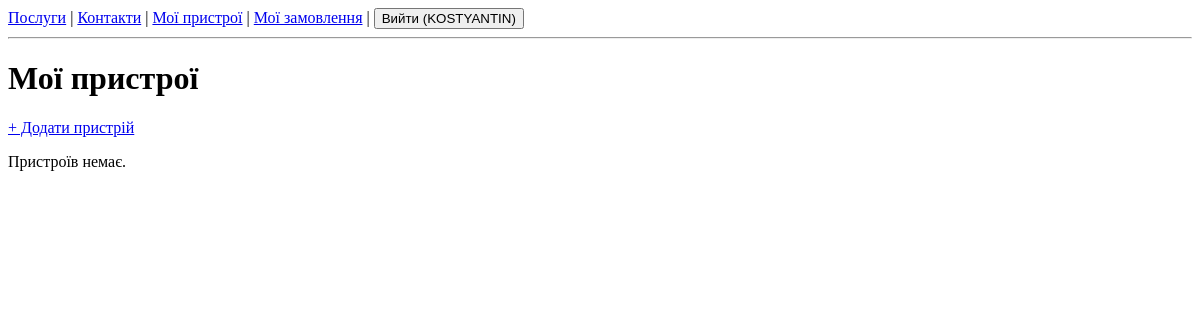
Before: /devices/ (signed in) with the older database file.
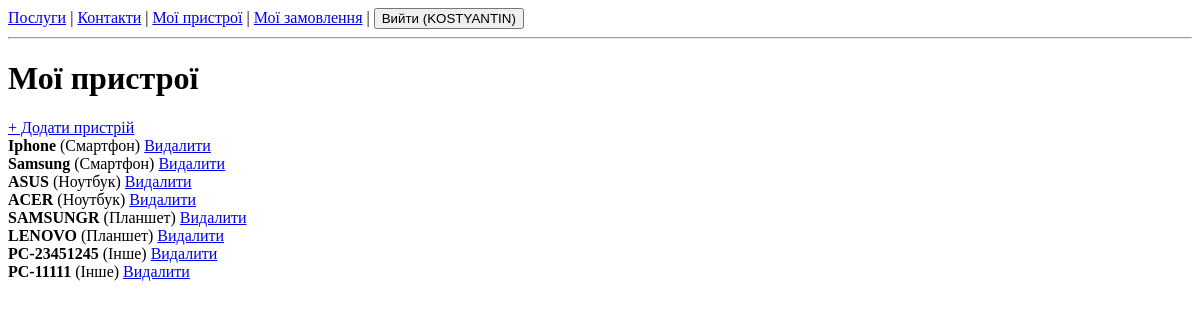
After: the same page with the newer database file.
### repair/models.py (models this page shows, shortened)
class Device(models.Model):
    DEVICE_TYPES = [
        ('phone', 'Смартфон'),
        ('laptop', 'Ноутбук'),
        ('tablet', 'Планшет'),
        ('other', 'Інше'),
    ]
    owner = models.ForeignKey(User, on_delete=models.CASCADE, related_name='devices')
    name = models.CharField(max_length=200)           # наприклад: "iPhone 13"
    device_type = models.CharField(max_length=20, choices=DEVICE_TYPES)
    serial_number = models.CharField(max_length=100, blank=True)
    created_at = models.DateTimeField(auto_now_add=True)

### repair/views.py (the view)
# urls.py: path('devices/', views.device_list, name='device_list'),
@login_required
def device_list(request):
    devices = Device.objects.filter(owner=request.user)
    return render(request, 'repair/device_list.html', {'devices': devices})

### templates/repair/device_list.html
{% extends 'base.html' %}
{% block content %}
<h1>Мої пристрої</h1>
<a href="{% url 'device_create' %}">+ Додати пристрій</a>
{% for d in devices %}
    <div>
        <strong>{{ d.name }}</strong> ({{ d.get_device_type_display }})
        <a href="{% url 'device_delete' d.pk %}">Видалити</a>
    </div>
{% empty %}
    <p>Пристроїв немає.</p>
{% endfor %}
{% endblock %}

### templates/base.html (shortened to what this page needs)
<!DOCTYPE html>
<html lang="uk">
<head>
</head>
<body>
<nav>
    <a href="{% url 'service_list' %}">Послуги</a> |
    <a href="{% url 'contacts' %}">Контакти</a> |
    {% if user.is_authenticated %}
        <a href="{% url 'device_list' %}">Мої пристрої</a> |
        <a href="{% url 'order_list' %}">Мої замовлення</a> |
        <form method="post" action="{% url 'logout' %}" style="display:inline">
            <button type="submit">Вийти ({{ user.username }})</button>
        </form>
    {% else %}
        <a href="{% url 'login' %}">Увійти</a> |
        <a href="{% url 'register' %}">Реєстрація</a>
    {% endif %}
</nav>
<hr>
{% block content %}{% endblock %}
</body>
</html>

Changed rows visible on the page:
added Device: name "Iphone", device_type "Смартфон"
added Device: name "Samsung", device_type "Смартфон"
added Device: name "ASUS", device_type "Ноутбук"
added Device: name "ACER", device_type "Ноутбук"
added Device: name "SAMSUNGR", device_type "Планшет"
added Device: name "LENOVO", device_type "Планшет"
added Device: name "PC-23451245", device_type "Інше"
added Device: name "PC-11111", device_type "Інше"
Other visible differences:
text no longer shown: "Пристроїв немає."
